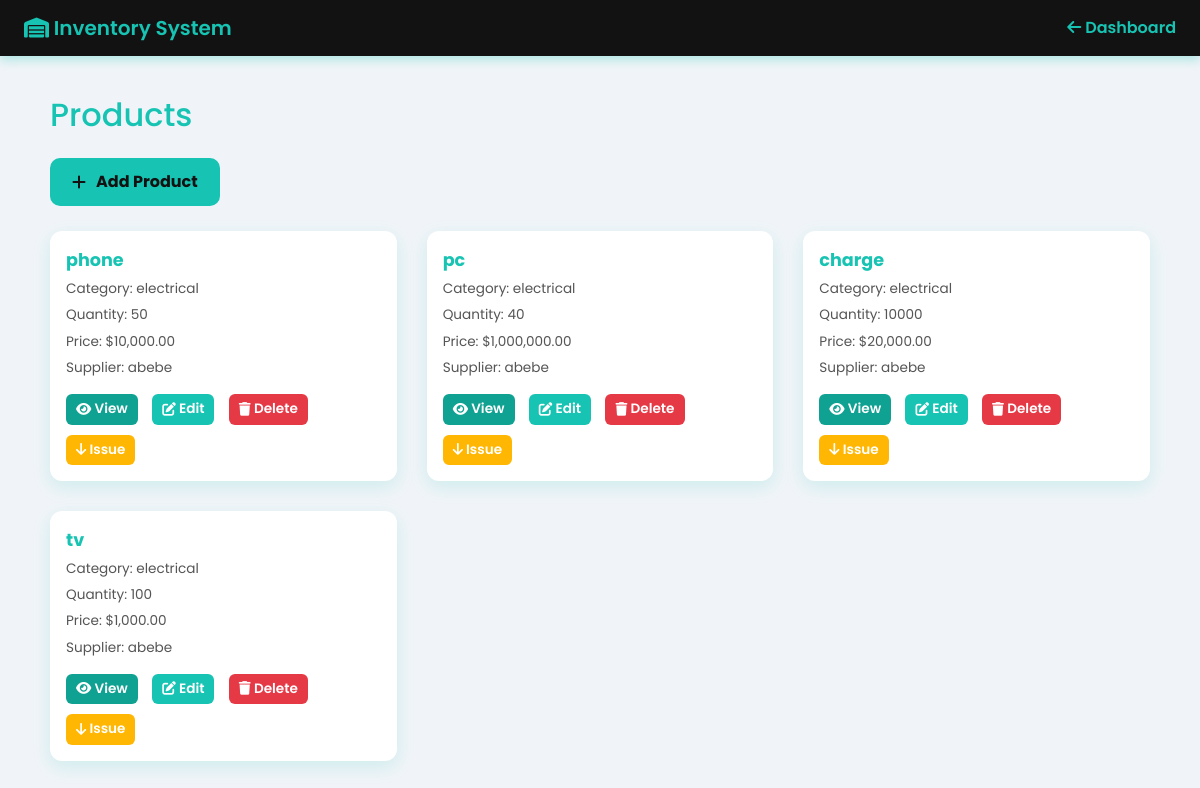
The app's page /products/list.php (signed in) with its own data.
### tables this page shows
CREATE TABLE `products` (
  `id` int(11) NOT NULL,
  `name` varchar(150) NOT NULL,
  `category` varchar(100) NOT NULL,
  `quantity` int(11) DEFAULT 0,
  `price` decimal(10,2) NOT NULL,
  `supplier_id` int(11) DEFAULT NULL,
  `created_at` timestamp NOT NULL DEFAULT current_timestamp(),
  `updated_at` timestamp NOT NULL DEFAULT current_timestamp() ON UPDATE current_timestamp()
);

CREATE TABLE `suppliers` (
  `id` int(11) NOT NULL,
  `name` varchar(150) NOT NULL,
  `contact` varchar(100) DEFAULT NULL,
  `created_at` timestamp NOT NULL DEFAULT current_timestamp()
);

### products/list.php (the view, shortened to what this page needs)
<?php
require_once "../config/db.php";
$sql = "SELECT p.*, s.name AS supplier_name FROM products p LEFT JOIN suppliers s ON p.supplier_id = s.id ORDER BY p.created_at DESC";
$result = $conn->query($sql);
?>
<!DOCTYPE html>
<html lang="en">
<head>
<link href="https://cdn.jsdelivr.net/npm/bootstrap@5.3.0/dist/css/bootstrap.min.css" rel="stylesheet" />
<link href="https://cdnjs.cloudflare.com/ajax/libs/font-awesome/6.4.0/css/all.min.css" rel="stylesheet" />
<link href="https://cdn.jsdelivr.net/npm/sweetalert2@11/dist/sweetalert2.min.css" rel="stylesheet" />
</head>
<body>
<nav class="navbar navbar-expand-lg">
  <div class="container-fluid px-4">
    <a class="navbar-brand" href="../dashboard/index.php">
      <i class="fa-solid fa-warehouse"></i> Inventory System
    </a>
    <div class="d-flex">
      <a href="../dashboard/index.php" class="nav-link">
        <i class="fa-solid fa-arrow-left"></i> Dashboard
      </a>
    </div>
  </div>
</nav>
<div class="container-custom">
  <h2 class="mb-4" style="color:#17c3b2;">Products</h2>
  <a href="add.php" class="btn btn-add">
    <i class="fa-solid fa-plus"></i> Add Product
  </a>
  <div class="product-grid">
  <?php if ($result && $result->num_rows > 0): ?>
    <?php while ($row = $result->fetch_assoc()): ?>
      <div class="product-card">
        <div class="product-name"><?= htmlspecialchars($row['name']); ?></div>
        <div class="product-category">Category: <?= htmlspecialchars($row['category']); ?></div>
        <div class="product-details">Quantity: <?= (int)$row['quantity']; ?></div>
        <div class="product-details">Price: $<?= number_format($row['price'], 2); ?></div>
        <div class="supplier-name">Supplier: <?= htmlspecialchars($row['supplier_name'] ?? 'N/A'); ?></div>
        <div class="product-actions">
          <a href="view.php?id=<?= $row['id']; ?>" class="btn-info" title="View">
            <i class="fa-solid fa-eye"></i>&nbsp;View
          </a>
          <a href="edit.php?id=<?= $row['id']; ?>" class="btn-primary" title="Edit">
            <i class="fa-solid fa-pen-to-square"></i>&nbsp;Edit
          </a>
          <a href="#" class="btn-danger delete-btn" data-id="<?= $row['id']; ?>" title="Delete">
            <i class="fa-solid fa-trash"></i>&nbsp;Delete
          </a>
          <a href="issue.php?id=<?= $row['id']; ?>" class="btn-warning" title="Issue/Use">
            <i class="fa-solid fa-arrow-down"></i>&nbsp;Issue
          </a>
        </div>
      </div>
    <?php endwhile; ?>
  <?php else: ?>
    <p class="text-center text-muted">No products found.</p>
  <?php endif; ?>
  </div>
</div>
</body>
</html>

### products/list.php (style rules this page uses)
body { font-family: 'Poppins', sans-serif; background: #f0f4f8; min-height: 100vh; }
nav.navbar { background-color: #121212; box-shadow: 0 4px 10px rgba(23, 195, 178, 0.3); }
.navbar-brand, .nav-link { color: #17c3b2 !important; font-weight: 600; }
.container-custom { max-width: 1100px; margin: 40px auto; }
.btn-add { background: #17c3b2; border: none; color: #121212; font-weight: 700; border-radius: 10px; padding: 12px 22px; transition: background 0.3s ease; margin-bottom: 25px; display: inline-flex; align-items: center; }
.btn-add i { margin-right: 10px; }
.product-grid { display: grid; grid-template-columns: repeat(3, 1fr); gap: 30px; }
.product-card { background: #fff; border-radius: 12px; box-shadow: 0 6px 18px rgba(23, 195, 178, 0.15); padding: 16px; transition: transform 0.3s ease; display: flex; flex-direction: column; justify-content: space-between; }
.product-name { font-size: 1.1rem; font-weight: 700; color: #17c3b2; margin-bottom: 5px; }
.product-category, .product-details, .supplier-name { font-size: 0.85rem; color: #555; margin-bottom: 6px; }
.product-actions { margin-top: auto; }
.product-actions a { margin-right: 10px; margin-top: 10px; border-radius: 6px; padding: 5px 10px; font-weight: 600; font-size: 0.85rem; text-decoration: none; color: #fff; display: inline-flex; align-items: center; transition: background 0.3s ease; }
.btn-info { background: #0fa191; }
.btn-primary { background: #17c3b2; color: #121212; }
.btn-danger { background: #e63946; }
.btn-warning { background: #ffb703; color: #121212; }

### records on screen
products: name "phone", category "electrical", quantity "50", price "10,000.00", supplier.name "abebe"
products: name "pc", category "electrical", quantity "40", price "1,000,000.00", supplier.name "abebe"
products: name "charge", category "electrical", quantity "10000", price "20,000.00", supplier.name "abebe"
products: name "tv", category "electrical", quantity "100", price "1,000.00", supplier.name "abebe"
